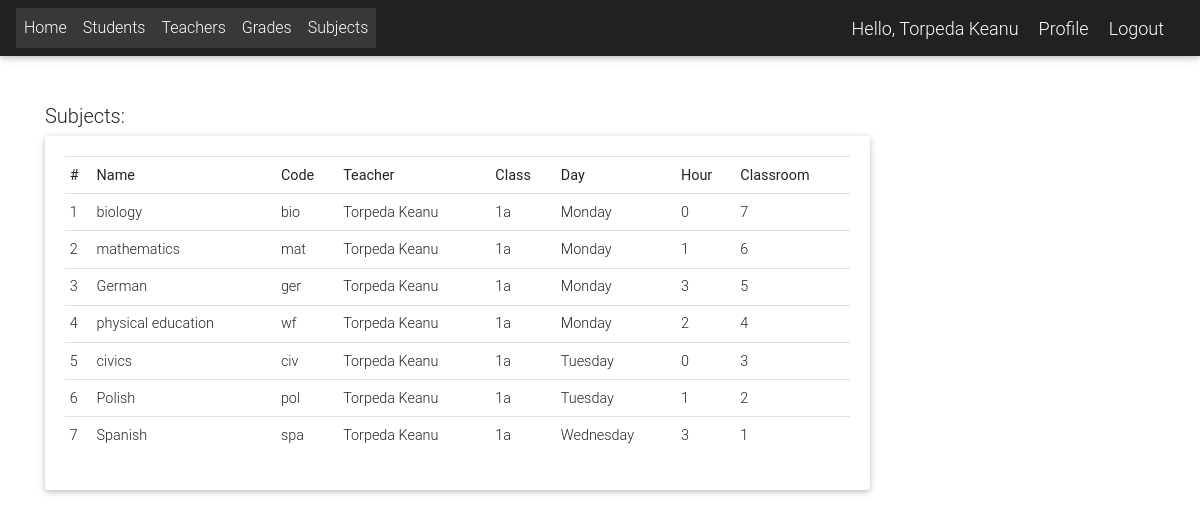
Screenshot of /subject_list (signed in) with the database file from the repository.
### app/models.py (models this page shows, shortened)
class User(AbstractUser):
    is_student = models.BooleanField(default=False)
    is_teacher = models.BooleanField(default=False)
    is_director = models.BooleanField(default=False)
    phone = models.CharField(max_length=60, blank=True, null=True)
    address = models.CharField(max_length=60, blank=True, null=True)
    email = models.EmailField(blank=True, null=True)
    username_validator = ASCIIUsernameValidator()
    def get_full_name(self):
        full_name = self.username
        if self.first_name and self.last_name:
            full_name = self.last_name + " " + self.first_name
        return full_name

class Subject(models.Model):
    subjectName = models.CharField(choices=SUBJECTS, max_length=200)
    subjectCode = models.CharField(max_length=200, unique=True)
    teacher = models.ForeignKey(Teacher, on_delete=models.SET_NULL, null=True)
    classroom = models.IntegerField(unique=False, null=True)
    description = models.TextField(max_length=200, blank=True)
    day = models.CharField(choices=DAY, max_length=200)
    number = models.CharField(choices=NUMBER, max_length=200)
    session = models.ForeignKey(Session, on_delete=models.SET_NULL, null=True)
    semester = models.CharField(choices=SEMESTER, max_length=200)
    branch = models.CharField(choices=BRANCH, max_length=1, blank=True, null=True)
    year = models.CharField(choices=YEAR, max_length=1, blank=True, null=True)

class Teacher(models.Model):
    user = models.OneToOneField(User, on_delete=models.CASCADE)

### app/decorators.py (the view)
    def wrapped_func(request, *args, **kwargs):
        request = is_logged_in(request)
        resp = func(request, *args, **kwargs)
        return resp

### app/utils.py (called while the page is built)
def is_logged_in(request):
    if request.user.is_authenticated:
        return request
    raise PermissionDenied

### app/views.py (called while the page is built)
@login_required
def subject_list(request):
    subjects = sorted(Subject.objects.all(), key=lambda x: x.teacher.user.last_name, reverse=False)
    context = {
        'subjects': subjects,
    }
    return render(request, 'subjects/subject_list.html', context)

### templates/subjects/subject_list.html (shortened to what this page needs)
{% extends 'Links.html' %}
{% block content %}
    <div class="container ">
        <br><br>
        <div class="row">
            <div class="col-md-9">
                <h5>Subjects:</h5>
                <div class="card card-body">
                    <table class="table table-sm">
                        <tr>
                            <th>#</th>
                            <th>Name</th>
                            <th>Code</th>
                            <th>Teacher</th>
                            <th>Class</th>
                            <th>Day</th>
                            <th>Hour</th>
                            <th>Classroom</th>
                        </tr>
                        {% for s in subjects %}
                            <tr>
                                <td>{{ forloop.counter }} </td>
                                <td>{{ s.subjectName }} </td>
                                <td>{{ s.subjectCode }} </td>
                                <td>{{ s.teacher.user.get_full_name }} </td>
                                <td>{{ s.year }}{{ s.branch }} </td>
                                <td>{{ s.day }} </td>
                                <td>{{ s.number }} </td>
                                <td>{{ s.classroom }} </td>
                            </tr>
                        {% endfor %}
                    </table>
                </div>
            </div>
        </div>
        <br><br>
    </div>
{% endblock %}

### templates/navbar.html (shortened to what this page needs)
{% load static %}
<nav class="navbar navbar-expand-lg navbar-dark bg-dark">
    <div class="collapse navbar-collapse" id="navbarNav">
        {% if request.user.is_authenticated %}
            <ul class="navbar-nav">
                <li class="nav-item active">
                    <a class="nav-link" href="{% url 'home' %}">Home</a>
                </li>
                <li class="nav-item active">
                    <a class="nav-link" href="{% url 'student_list' %}">Students</a>
                </li>
                <li class="nav-item active">
                    <a class="nav-link" href="{% url 'teacher_list' %}">Teachers</a>
                </li>
                <li class="nav-item active">
                    <a class="nav-link" href="{% url 'grades_list' %}">Grades</a>
                </li>
                <li class="nav-item active">
                    <a class="nav-link" href="{% url 'subject_list' %}">Subjects</a>
            </ul>
            </div>
            <span class="greet">Hello, {{ request.user.get_full_name }}</span>
            <span><a class="greet" href="{% url 'profile' %}">Profile</a></span>
            <span><a class="greet" href="{% url 'logout' %}">Logout</a></span>
        {% endif %}
</nav>

### templates/navbar.html (style rules this page uses)
.greet { font-size: 18px; color: #fff; margin-right: 20px; }

### rows the page displays
User: user.get_full_name "Torpeda Keanu"
Subject: subjectName "biology", subjectCode "bio", teacher.user.get_full_name "Torpeda Keanu", year "1", branch "a", day "Monday", number "0", classroom "7"
Subject: subjectName "mathematics", subjectCode "mat", teacher.user.get_full_name "Torpeda Keanu", year "1", branch "a", day "Monday", number "1", classroom "6"
Subject: subjectName "German", subjectCode "ger", teacher.user.get_full_name "Torpeda Keanu", year "1", branch "a", day "Monday", number "3", classroom "5"
Subject: subjectName "physical education", subjectCode "wf", teacher.user.get_full_name "Torpeda Keanu", year "1", branch "a", day "Monday", number "2", classroom "4"
Subject: subjectName "civics", subjectCode "civ", teacher.user.get_full_name "Torpeda Keanu", year "1", branch "a", day "Tuesday", number "0", classroom "3"
Subject: subjectName "Polish", subjectCode "pol", teacher.user.get_full_name "Torpeda Keanu", year "1", branch "a", day "Tuesday", number "1", classroom "2"
Subject: subjectName "Spanish", subjectCode "spa", teacher.user.get_full_name "Torpeda Keanu", year "1", branch "a", day "Wednesday", number "3", classroom "1"
